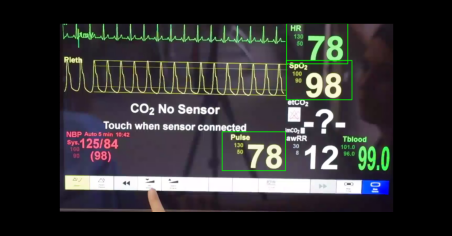
#> input picture image.png, 452 x 236 px, given in place of sample2.mp4, which was not available
$ python OCR.py
#> lines starting #> are read from the running program, lines starting #| are printed output that depends on the picture; after the words box and inside, x2 and y2 are one past the last pixel; in counts of white or black regions, pixels touching at a corner belong together; pictures that were not available may be replaced by others from this repository, and a replacement may not be noted
#> further down, frame is the input picture: shape (236, 452, 3); mean B, G, R 48.4, 48, 49
import cv2
import numpy as np
import matplotlib.pyplot as plt
import pytesseract
import pandas as pd

# Specify the path to the Tesseract executable (Update with your Tesseract path)
pytesseract.pytesseract.tesseract_cmd = "C:\\Program Files (x86)\\Tesseract-OCR\\tesseract.exe"

def preprocess_image(image):
    # Convert the image to grayscale
    gray = cv2.cvtColor(image, cv2.COLOR_BGR2GRAY)

    # Apply GaussianBlur to reduce noise and improve OCR accuracy
    blurred = cv2.GaussianBlur(gray, (5, 5), 0)

    # Apply adaptive thresholding to create a binary image
    _, threshold = cv2.threshold(blurred, 0, 255, cv2.THRESH_BINARY + cv2.THRESH_OTSU)

    return threshold

def detect_areas_and_text(image, templates):
    extracted_texts = []

    for template_path in templates:
        # Read the template
        template = cv2.imread(template_path, cv2.IMREAD_GRAYSCALE)
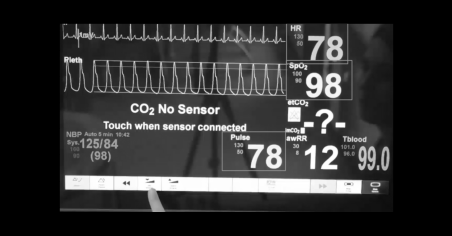
#> template: shape (236, 452); min 0, max 255, mean 48.1

        # Convert the input image to grayscale
        image_gray = cv2.cvtColor(image, cv2.COLOR_BGR2GRAY)

        # Use template matching
        result = cv2.matchTemplate(image_gray, template, cv2.TM_CCOEFF_NORMED)
#> result = [1]

        # Get the location of the best match
        _, _, _, max_loc = cv2.minMaxLoc(result)
#> max_loc = (0, 0)

        # Get the coordinates of the region to be detected
        x, y = max_loc
#> x = 0; y = 0

        # Get the width and height of the template
        height, width = template.shape
#> height = 236; width = 452

        # Draw a rectangle around the detected region
        cv2.rectangle(image, (x, y), (x + width, y + height), (0, 255, 0), 2)
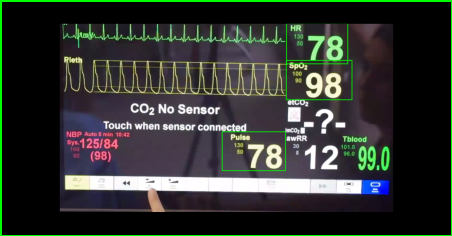
#> image: shape (236, 452, 3); 1.93% of pixels changed, all inside (x1, y1, x2, y2) = (0, 0, 452, 236)

        # Extract text from the detected region using Tesseract OCR after preprocessing
        roi = image[y:y + height, x:x + width]
        processed_roi = preprocess_image(roi)
#> in preprocess_image, `gray = cv2.cvtColor(image, cv2.COLOR_BGR2GRAY)`:
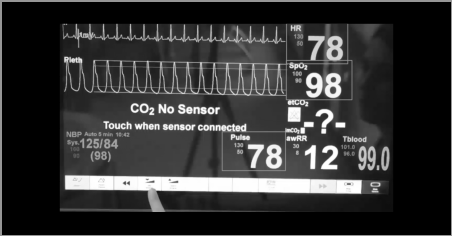
#> gray: shape (236, 452); min 0, max 255, mean 51.3
#> in preprocess_image, `blurred = cv2.GaussianBlur(gray, (5, 5), 0)`:
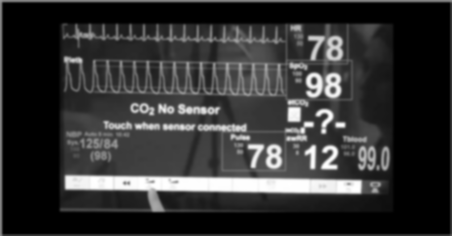
#> blurred: shape (236, 452); min 0, max 255, mean 50.9
#> in preprocess_image, `_, threshold = cv2.threshold(blurred, 0, 255, cv2.THRESH_BINARY + cv2...`:
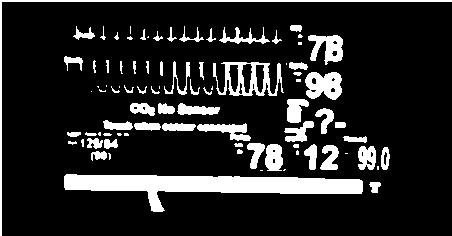
#> threshold: shape (236, 452); 15% white; 86 white regions (25 under 20 px), largest, box (x1, y1, x2, y2) and area: (64, 174, 363, 212) 4973, (0, 0, 452, 236) 1372, (213, 62, 284, 96) 1041
#> (the run stopped early here; a loop or call above may not have finished)
